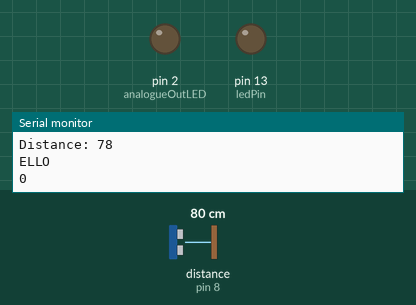
The sketch below on a simulated Arduino Uno, built with avr-gcc and run on an emulated ATmega328P. On the bench: output pins drawn as LEDs (lit = HIGH), the last lines printed to the serial monitor. Wiring (inferred from the names in the program): ultrasonic range finder: trigger pin 9; echo pin 8. The test bench sets the inputs (shaded band); at power-on: distance to the obstacle (sensor on pin 8) 80 cm. The echo pulse lasts 58.3 µs per cm; pins used as bus, display or sensor lines are not drawn.

Above: at 1.2 s.
1.3 s: distance to the obstacle (sensor on pin 8) set to 23 cm
2.8 s: distance to the obstacle (sensor on pin 8) set to 19 cm
At 4.0 s:
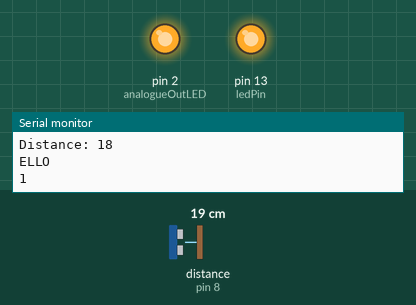
4.3 s: distance to the obstacle (sensor on pin 8) set to 35 cm
At 5.4 s:
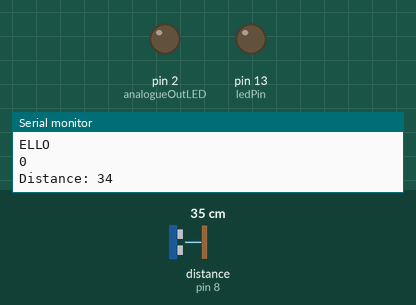
5.8 s: distance to the obstacle (sensor on pin 8) set to 18 cm
At 6.8 s:
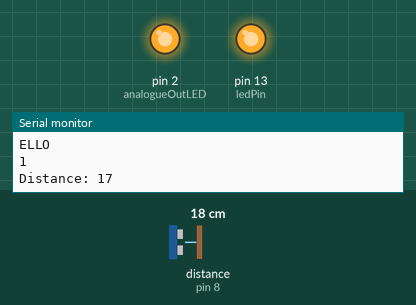
Timing chart, 0 to 8.8 s (numbered marks = the images above; inputs shaded):
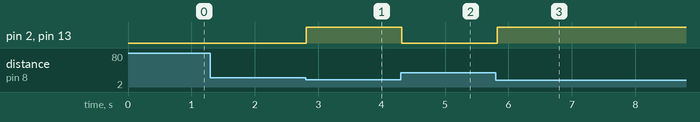

The sketch:

UltrasonicSensor.ino
```cpp
/*
* Ultrasonic Sensor HC-SR04 and Arduino Tutorial
*
* by Dejan Nedelkovski,
* www.HowToMechatronics.com
*
*/

// defines pins numbers
const int trigPin = 9;
const int echoPin = 8;
const int ledPin =  LED_BUILTIN;// the number of the LED pin
const int analogueOutLED = 2; // Analog out pin for external LED


// defines variables

long duration;
int distance;
int ledState = LOW;
int outputValue = 0; // For the external LED


void setup() {
pinMode(trigPin, OUTPUT); // Sets the trigPin as an Output
pinMode(echoPin, INPUT); // Sets the echoPin as an Input
pinMode(ledPin, OUTPUT);


Serial.begin(9600); // Starts the serial communication
}

void loop() {

// Clears the trigPin
digitalWrite(trigPin, LOW);
delayMicroseconds(2);

// Sets the trigPin on HIGH state for 10 micro seconds
digitalWrite(trigPin, HIGH);
delayMicroseconds(10);
digitalWrite(trigPin, LOW);

// Reads the echoPin, returns the sound wave travel time in microseconds
duration = pulseIn(echoPin, HIGH);

// Calculating the distance
distance= duration*0.034/2;

if (distance < 20){
  ledState = HIGH;
  outputValue = 200;

}
  else{
    ledState=LOW;
      outputValue = 0;

 }

analogWrite(analogueOutLED, outputValue);
digitalWrite(ledPin, ledState);


// Prints the distance on the Serial Monitor
Serial.print("Distance: ");
Serial.println(distance);
Serial.println("ELLO");
Serial.println(ledState);
}
```

Measured:
- the behaviour switches between 21 and 20 cm on distance to the obstacle (sensor on pin 8) (found by bisection; images 0 and 1)
- after the input at 2.8 s, pin 2 (analogueOutLED), pin 13 (ledPin): LOW → HIGH at once
- after the input at 4.3 s, pin 2 (analogueOutLED), pin 13 (ledPin): HIGH → LOW at once
- after the input at 5.8 s, pin 2 (analogueOutLED), pin 13 (ledPin): LOW → HIGH at once
